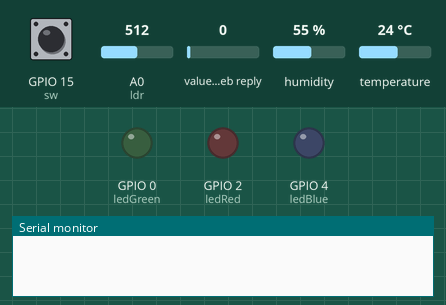
Simulated run of this sketch. Board: ESP8266 (NodeMCU). Shown: output pins drawn as LEDs (lit = HIGH), the last lines printed to the serial monitor. The inputs (shaded band) are chosen by the test bench; at power-on: GPIO 15 (sw) LOW, A0 (ldr) = 512, value in the web reply 0, humidity 55 %, temperature 24 °C. WiFi joins after 1.5 s; servers stay silent unless stated; web services answer with replies made up by the test bench.

Above: at 0.1 s.
At 2.7 s:
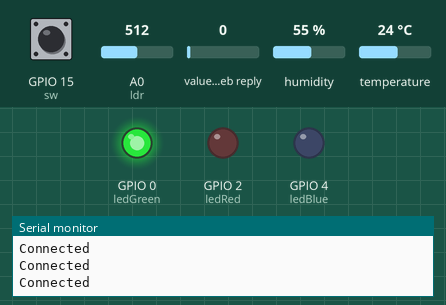
2.8 s: GPIO 15 (sw) pulled HIGH for 1.6 s
At 4.1 s:
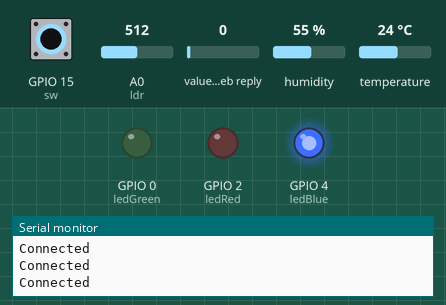
Timing chart, 0 to 5.9 s (numbered marks = the images above; inputs shaded):
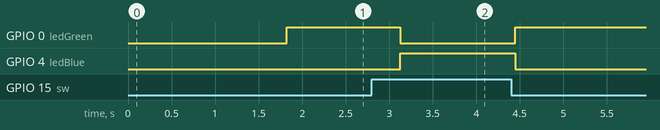

Measured:
- after the input at 2.8 s, GPIO 0 (ledGreen): HIGH → LOW after 0.33 s, → HIGH 1.3 s later; GPIO 4 (ledBlue): LOW → HIGH after 0.33 s, → LOW 1.3 s later

The sketch:

nodemcu_curso.ino
```cpp
#include "ThingSpeak.h"
#include <ESP8266WiFi.h>
#include "DHT.h"

#define ledBlue 4
#define ledGreen 0
#define ledRed 2
#define ldr A0
#define sw 15

#define HUMIDITY 1
#define LED_ON 2
#define LDR 3
#define TURN_ON 4
#define TEMPERATURE 5
#define DHTTYPE DHT11

bool ledRedOn = false;
bool ledGreenOn = false;
bool ledBlueOn = false;

int  ldrValue = 0;
int humidityValue = 0;
int temperatureValue = 0;
int turnOn = 0;
bool changeValues = true;

const char* ssid = "TIGO-B13F";
const char* password = "2NB112101391";
const char* claveApiWrite = "HWVXIIXE7KFJPJ3L";

unsigned long channelNumber = 1052147;


int delayTime = 1000;
uint8_t DHTPin = 13;
int timeCount = 1;

WiFiClient client;
DHT dht(DHTPin,DHTTYPE);
  void setup() {
    pinMode(sw,INPUT);
    pinMode(DHTPin,INPUT);
    pinMode(ledRed,OUTPUT);
    pinMode(ledBlue,OUTPUT);
    pinMode(ledGreen,OUTPUT);
    Serial.begin(9600);
    wiFiConnect();
    ThingSpeak.begin(client);
    dht.begin();
  }

  void wiFiConnect(){
    WiFi.begin(ssid,password);
    while(WiFi.status() != WL_CONNECTED){
      delay(500);
      Serial.println("Connected");
    }
  }

  void loop() {
    timeCount++;
    thinkSpeakRead();
    switchTouch();
    readHumidity();
    readTemperature();
    ldrRead();
    turnLed();
    uploadClound();
    delay(delayTime);
  }

  void switchTouch(){
    int swTouch = digitalRead(sw);
    if(!ledBlueOn && swTouch == HIGH){
      turnOn = 1;
      ledBlueOn = true;
    }else if( ledBlueOn && swTouch == HIGH){
      turnOn = 0;
      ledBlueOn = false;
    }
  }

  void ldrRead(){
    int ldrV = analogRead(ldr);
    ldrValue = ldrV;
    if(!ledBlueOn){
      if(ldrValue  < 500){
        ledRedOn  = true;
      }else{
        ledGreenOn = true;
      }
    }
  }

  void thinkSpeakRead(){
    turnOn = ThingSpeak.readFloatField(channelNumber,TURN_ON);
    if(!ledBlueOn && turnOn == 1){
      ledRedOn = false;
      ledGreenOn = false;
      ledBlueOn = true;
    }else if(ledBlueOn && turnOn == 0){
      ledRedOn = false;
      ledGreenOn = false;
      ledBlueOn = false;
    }

  }

  void turnLed(){
    digitalWrite(ledBlue,LOW);
    digitalWrite(ledGreen,LOW);
    digitalWrite(ledRed,LOW);
    if(ledBlueOn){
      digitalWrite(ledBlue,HIGH);
    }else if(ledGreenOn){
      digitalWrite(ledGreen,HIGH);
    }else {
      digitalWrite(ledRed,HIGH);
    }
  }

  void readHumidity(){
    float h = dht.readHumidity();
    if(!isnan(h) ){
      humidityValue = (int)h ;
    }else{
      humidityValue = 0;
    }
  }

  void readTemperature(){
    float t = dht.readTemperature();
    if(!isnan(t) ){
      temperatureValue = (int)t ;
    }else{
      temperatureValue = 0;
    }
  }

  void uploadClound(){
    int ledOn = 0;
    if(ledRedOn){
      ledOn = 82;
    }else if(ledGreenOn){
      ledOn = 71;
    }else if(ledBlueOn){
      ledOn = 66;
    }
    int value = map(ldrValue,0,1023,0,100);
    value = 100 - value;
    if(timeCount == 20){
      ThingSpeak.setField(HUMIDITY,humidityValue);
      ThingSpeak.setField(LED_ON,ledOn);
      ThingSpeak.setField(LDR,value);
      ThingSpeak.setField(TURN_ON,turnOn);
      ThingSpeak.setField(TEMPERATURE,temperatureValue);
      ThingSpeak.writeFields(channelNumber,claveApiWrite);
      timeCount = 0;
    }
  }
```
